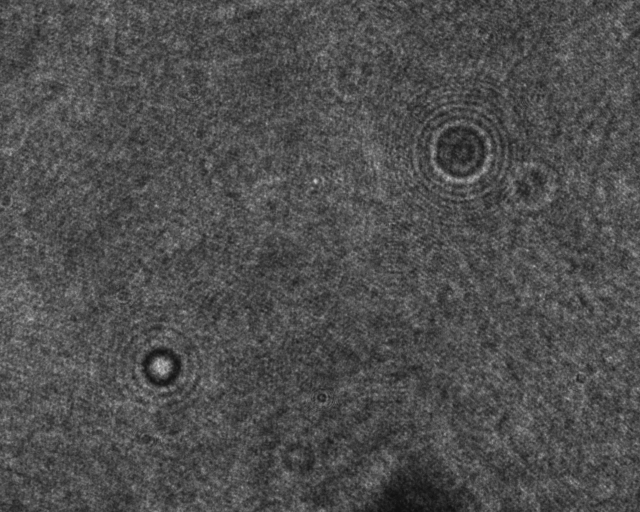
#> input picture test/sample.png, 1280 x 1024 px (shown at 1/2 size)
$ jupyter execute --allow-errors SingleFrame.ipynb   (shell and % lines are left out)
#> lines starting #> are read from the running program, lines starting #| are printed output that depends on the picture
<center><h1> Fitting a Single Frame.

Here we will extract a normalized hologram of a colloidal sphere from unnormalized experimental microscopy data then fit said hologram to, you guessed it, the Lorenz-Mie theory. Contact the Grier Group with any questions, suggestions, etc about using pylorenzmie, and we will be happy to help.

[cell 1]
# The Usual Suspects.
import numpy as np
import scipy as sp
import pandas as pd
import os
import cv2

[cell 2]
# Hologram generation and fitting imports
from wraplorenzmie.pylorenzmie.theory import LMHologram, Instrument
from wraplorenzmie.pylorenzmie.analysis.Feature import Feature
from lmfit import report_fit

[cell 3]
# For circle transform detection
import wraplorenzmie.pylorenzmie.fitting.circletransform as ct
import wraplorenzmie.pylorenzmie.utilities.h5video as h5
import wraplorenzmie.pylorenzmie.fitting.localize as localize
import trackpy as tp

[cell 4]
# For Plotting.
import matplotlib.pyplot as plt
import seaborn as sns
sns.set(style='white', font_scale=2)
%pylab inline
#> (the rest of this cell did not finish here and is left out)

## Extracting a normalized frame.
To normalize an image, we will need raw data, a background image, and the following formula $$\frac{I_{image} - dc}{I_{background} - dc},$$
where $I$ is measured intensity and $dc$ is your camera's dark count. We have measured our background image by using optical tweezers to drag the particles away from the viewing area.

[cell 5]
# Read raw image and background image
fn = "sample.png"
fn_bg = "background.png"
image = cv2.imread(fn)
#> image is the input picture: shape (1024, 1280, 3); min 15, max 222, mean 78.4
background = cv2.imread(fn_bg)
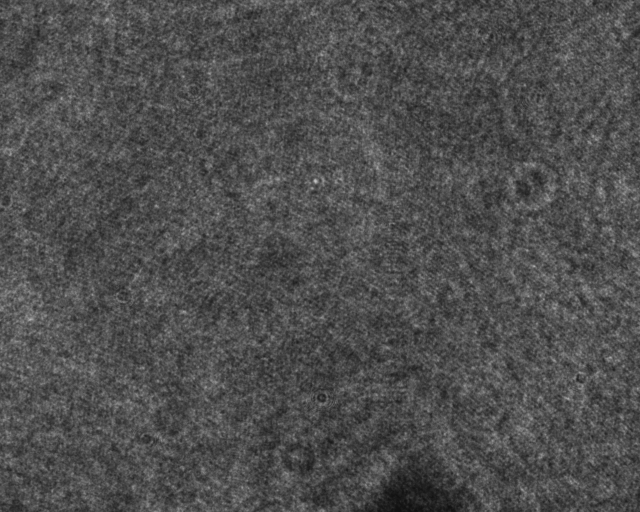
#> input picture test/background.png, 1280 x 1024 px (shown at 1/2 size)
#> background is the input picture: shape (1024, 1280, 3); min 15, max 202, mean 78.4
image = cv2.cvtColor(image, cv2.COLOR_BGR2GRAY)
#> image: shape (1024, 1280)
background = cv2.cvtColor(background, cv2.COLOR_BGR2GRAY)
#> background: shape (1024, 1280)

[cell 6]
# Plot raw data
plt.imshow(image, cmap='gray')

[cell 7]
# Plot background data
plt.imshow(background, cmap='gray')

[cell 8]
# Notice that cv2 reads images as type integer with mean pixel value ~100. Least-squares fitting demands a mean value ~1.
np.mean(image)
#> Out = 78.42

[cell 9]
# Define the dark count of your camera
dark_count = 13

[cell 10]
# Normalize your image
norm = (image - dark_count) / (background - dark_count)
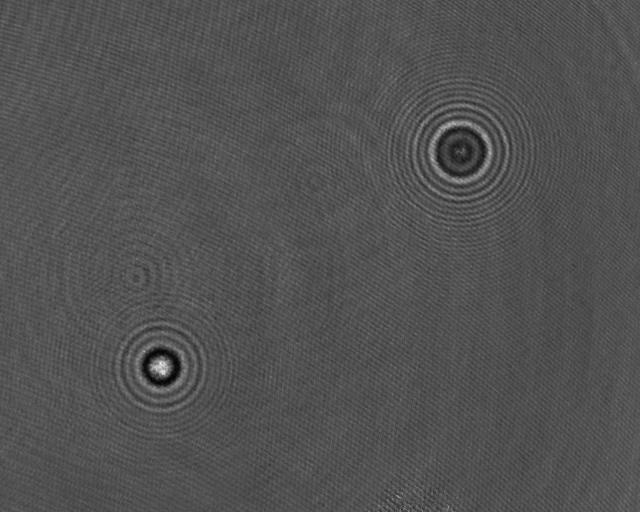
#> norm: shape (1024, 1280) float64 (shown at 1/2 size); min 0.0962, max 2.9, mean 1; drawn with min black and max white

[cell 11]
# Plot your nice-looking frame!
plt.imshow(norm, cmap='gray')

[cell 12]
# Make sure your normalized frame has a mean ~1! This is very important for least-squares fitting and other algorithms.
np.mean(norm)
#> Out = 1
